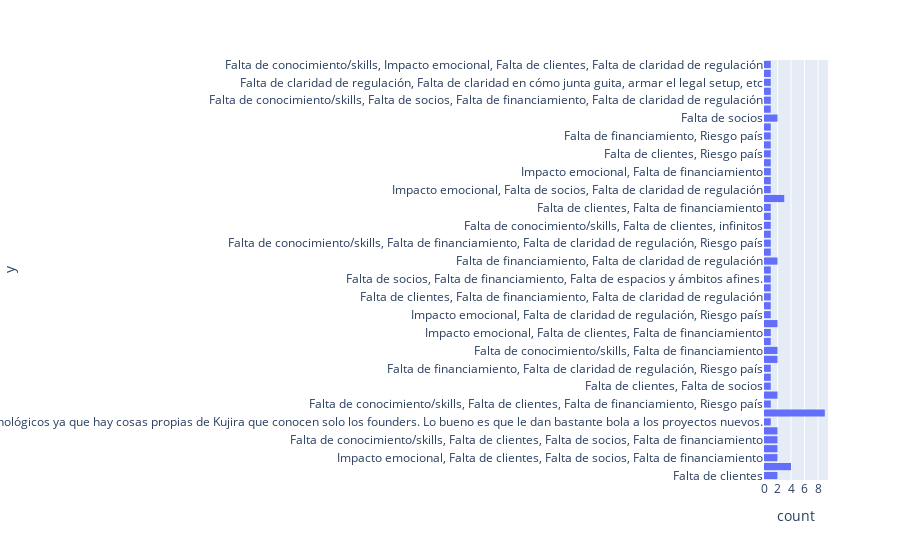

Here is the notebook cell this chart was saved with:
### Code cell
fig = px.histogram(df, y=flat_list, title="")
fig.show()

### Figure 1 — Plotly figure (JSON) as saved in the notebook; plotly's stock layout.template omitted (floating-point values rounded to 4 significant figures)
{"data": [{"alignmentgroup": "True", "bingroup": "y", "hovertemplate": "count=%{x}<br>y=%{y}<extra></extra>", "legendgroup": "", "marker": {"color": "#636efa", "pattern": {"shape": ""}}, "name": "", "offsetgroup": "", "orientation": "h", "showlegend": false, "type": "histogram", "xaxis": "x", "y": ["Falta de clientes", "Falta de socios, Falta de financiamiento", "Impacto emocional, Falta de clientes, Falta de socios, Falta de financiamiento", "Falta de conocimiento/skills, Impacto emocional", "Falta de socios, Falta de financiamiento", "Falta de conocimiento/skills, Falta de clientes, Falta de socios, Falta de financiamiento", "Falta de conocimiento/skills, Falta de clientes", "Falta de conocimiento/skills, Falta de clientes, Falta de socios, Falta de financiamiento", "tuve ciertos desafíos tecnológicos ya que hay cosas propias de Kujira que conocen solo los founders. Lo bueno es que le dan bastante bola a los proyectos nuevos.", "Falta de financiamiento", "Falta de conocimiento/skills, Falta de clientes", "Falta de conocimiento/skills, Falta de clientes, Falta de financiamiento, Riesgo país", "Falta de conocimiento/skills, Falta de socios, Falta de financiamiento, Riesgo país", "Falta de socios, Falta de financiamiento", "Falta de clientes, Falta de socios", "Impacto emocional, Falta de financiamiento, Falta de claridad de regulación", "Falta de socios, Falta de financiamiento", "Falta de financiamiento", "Falta de financiamiento", "Falta de financiamiento, Falta de claridad de regulación, Riesgo país", "Falta de financiamiento", "Falta de conocimiento/skills, Falta de financiamiento, Falta de claridad de regulación", "Falta de conocimiento/skills, Falta de financiamiento", "Falta de conocimiento/skills, Impacto emocional, Falta de clientes, Falta de financiamiento, Falta de claridad de regulación", "Falta de conocimiento/skills, Falta de financiamiento", "Impacto emocional, Falta de clientes, Falta de financiamiento", "Falta de socios, Falta de financiamiento, Riesgo país", "Impacto emocional, Falta de clientes, Falta de socios, Falta de financiamiento", "Impacto emocional, Falta de claridad de regulación, Riesgo país", "Falta de socios, Falta de financiamiento, Riesgo país", "Falta de conocimiento/skills, Impacto emocional, Falta de clientes, Falta de socios, Falta de financiamiento, Falta de claridad de regulación, Riesgo país", "Falta de financiamiento", "Falta de clientes, Falta de financiamiento, Falta de claridad de regulación", "Falta de conocimiento/skills, Falta de socios", "Falta de socios, Falta de financiamiento, Falta de espacios y ámbitos afines.", " ", "Falta de financiamiento", "Falta de financiamiento", "Falta de financiamiento, Falta de claridad de regulación", "Impacto emocional, Falta de claridad de regulación", "Falta de conocimiento/skills, Falta de financiamiento, Falta de claridad de regulación, Riesgo país", "Falta de clientes, Falta de claridad de regulación", "Falta de conocimiento/skills, Falta de clientes, infinitos", "Falta de conocimiento/skills, Impacto emocional, Falta de clientes, Falta de financiamiento, Falta de claridad de regulación, Riesgo país, Coyuntura Cripto y Tech en 2022", "Falta de clientes, Falta de financiamiento", "Falta de conocimiento/skills, Impacto emocional, Falta de clientes, Falta de financiamiento", "Impacto emocional, Falta de socios, Falta de claridad de regulación", "Falta de conocimiento/skills, Impacto emocional, Falta de clientes, Falta de financiamiento", "Falta de conocimiento/skills", "Impacto emocional, Falta de financiamiento", "Falta de claridad de regulación", "Falta de clientes, Riesgo país", "Falta de conocimiento/skills, Falta de financiamiento, Falta de claridad de regulación", "Falta de conocimiento/skills, Impacto emocional, Falta de clientes, Falta de socios, Falta de financiamiento", "Falta de financiamiento", "Falta de financiamiento, Riesgo país", "Falta de financiamiento", "Falta de financiamiento, La sede esta en otro país", "Falta de socios", "Falta de conocimiento/skills, Impacto emocional", "Falta de clientes, Falta de socios, Falta de financiamiento, Falta de claridad de regulación, Riesgo país", "Falta de conocimiento/skills, Impacto emocional, Falta de clientes, Falta de financiamiento", "Falta de financiamiento, Falta de claridad de regulación", "Falta de clientes", "Falta de conocimiento/skills, Falta de socios, Falta de financiamiento, Falta de claridad de regulación", "Falta de clientes, Falta de financiamiento, Riesgo país", "Falta de claridad de regulación, Falta de claridad en cómo junta guita, armar el legal setup, etc", "Falta de conocimiento/skills, Falta de socios, Falta de financiamiento, Riesgo país", "Falta de socios", "Falta de conocimiento/skills, Falta de claridad de regulación", "Falta de conocimiento/skills, Impacto emocional, Falta de clientes, Falta de claridad de regulación"], "yaxis": "y"}], "layout": {"autosize": true, "barmode": "relative", "legend": {"tracegroupgap": 0}, "margin": {"t": 60}, "xaxis": {"anchor": "y", "autorange": true, "domain": [0, 1], "range": [0, 9.474], "title": {"text": "count"}}, "yaxis": {"anchor": "x", "autorange": true, "domain": [0, 1], "range": [-0.5, 46.5], "title": {"text": "y"}, "type": "category"}}}
